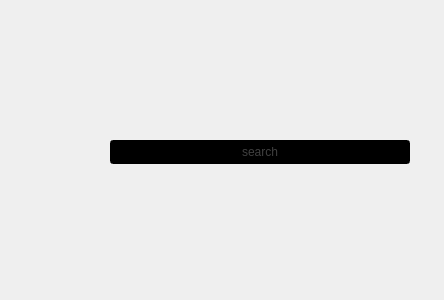
<?xml version="1.0" encoding="UTF-8"?>
<ui version="4.0">
 <class>Form</class>
 <widget class="QWidget" name="Form">
  <property name="geometry">
   <rect>
    <x>0</x>
    <y>0</y>
    <width>444</width>
    <height>300</height>
   </rect>
  </property>
  <property name="windowTitle">
   <string>Form</string>
  </property>
  <widget class="QLineEdit" name="search_field">
   <property name="geometry">
    <rect>
     <x>110</x>
     <y>140</y>
     <width>300</width>
     <height>25</height>
    </rect>
   </property>
   <property name="minimumSize">
    <size>
     <width>300</width>
     <height>24</height>
    </size>
   </property>
   <property name="maximumSize">
    <size>
     <width>300</width>
     <height>24</height>
    </size>
   </property>
   <property name="styleSheet">
    <string notr="true">background:black;
color:grey</string>
   </property>
   <property name="alignment">
    <set>Qt::AlignCenter</set>
   </property>
   <property name="placeholderText">
    <string>search</string>
   </property>
   <property name="cursorMoveStyle">
    <enum>Qt::VisualMoveStyle</enum>
   </property>
  </widget>
 </widget>
 <resources/>
 <connections/>
</ui>
